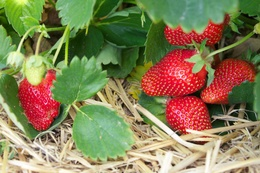
%> input picture strawberry.jpg, 260 x 173 px, shrunk from 1024 x 682 before the run
$ octave main.m   (GNU Octave 9; MATLAB toolbox functions it lacks are replaced by stand-ins)
%> lines starting %> are read from the running program, lines starting %| are printed output that depends on the picture; in (x1, y1, x2, y2) boxes, pixels count from 0 and x2, y2 are one past the last pixel; in counts of white or black regions, pixels touching at a corner belong together; the program's own positions count from 1
### my_kmeans.m
function [mu, class_im] = my_kmeans( Im, n_classes, init );
Im=rgb2lab(Im);
Im_A=Im(:,:,2);
Im_B=Im(:,:,3);
Im_A=Im_A(:);
Im_B=Im_B(:);

point_cordinates=[Im_A,Im_B];
%k_means clustering%
rand_init =randi(numel(Im_A),n_classes,init);
mu=point_cordinates(rand_init,:);
logDAold=zeros(length(Im_A)-1,n_classes);
logDBold=zeros(length(Im_B)-1,n_classes);
 n=1;
 tic;
while true

     x=mu(:,1)';
     Im_A(1,2:n_classes+1)=x;
     x=mu(:,2)';
     Im_B(1,2:n_classes+1)=x;

 for i=2:length(Im_A)
     distance=abs(Im_A(i,1)-Im_A(1,2:n_classes+1));
     [minD,inx]=min(distance);
     Im_A(i,inx+1)=minD;
     distance=abs(Im_B(i,1)-Im_B(1,2:n_classes+1));
     [minD,inx]=min(distance);
     Im_B(i,inx+1)=minD;
 end
 log_DA=Im_A(2:end,2:end)>0;
 log_DB=Im_B(2:end,2:end)>0;
 %update mu
 for i=1:n_classes
    MA=Im_A(2:end,1).*log_DA(:,i);
    mu(i,1)=sum(MA)/nnz(MA);
    MB=Im_B(2:end,1).*log_DB(:,i);
    mu(i,2)=sum(MB)/nnz(MB);
 end
  if isequal(log_DA, logDAold) && isequal(log_DB, logDBold)
        break;
   end
 Im_A(2:end,2:end)=0;
 Im_B(2:end,2:end)=0;
 logDAold= log_DA;
 logDBold =log_DB;
 n
 n=n+1;
end
round(mu);
class_im(:,:,1)=log_DA;
class_im(:,:,2)=log_DB;

### main.m
clear all
close all
Im = imread('strawberry.jpg');
%> Im is the input picture: size 173x260x3 uint8; mean R, G, B 134.7, 126.9, 86.1
Im=imresize(Im,0.5);
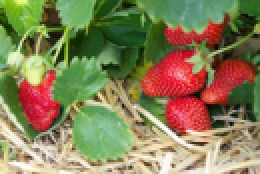
%> Im: size 87x130x3 uint8 (shown 2 times larger); mean R, G, B 134.7, 126.9, 86.1

Im=im2double(Im);
%> Im: size 87x130x3 double
[r,c]=size(Im(:,:,1));
%> r = 87; c = 130
n_classes=4;
init=1;
[mu, class_im] = my_kmeans( Im, n_classes, init );
%> in my_kmeans, `Im=rgb2lab(Im);`: Im: size 87x130x3 double; mean of channels 1, 2, 3 54, -3.5, 25.8
%> in my_kmeans, `Im_B=Im(:,:,3);`:
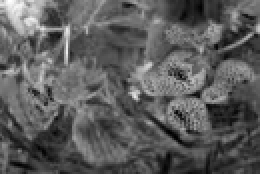
%> Im_B: size 87x130 double (shown 2 times larger); min -0.167, max 71.32, mean 25.8; drawn with min black and max white
%> in my_kmeans, `mu=point_cordinates(rand_init,:);`: mu = [-6.02 16.45; 0.231 6.27; -31.65 24.69; -20.55 30.79]
%> the loop in my_kmeans, `while true` made 39 passes
%> after the loop in my_kmeans, `while true`: mu = [0.749 23.17; 55.75 12.68; -30.96 33.65; -18.95 48.97]; n = 39

 T1=mu(:,1);
%> T1 = [0.749; 55.75; -30.96; -18.95]
 T2=mu(:,2);
%> T2 = [23.17; 12.68; 33.65; 48.97]
CA=class_im(:,:,1)*T1;
CB=class_im(:,:,2)*T2;
CA(end+1)=0;
CB(end+1)=0;
IAcls=reshape(CA,r,c);
IBcls=reshape(CB,r,c);
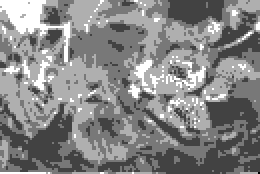
%> IBcls: size 87x130 double (shown 2 times larger); min 0, max 48.97, mean 25.8; drawn with min black and max white


hold on;
for i=1:n_classes
   cluster_image = IAcls==mu(i,1);
   figure();
   hold on;
  imshow(cluster_image);


end
%> this loop made 4 passes
%> pass 1, `cluster_image = IAcls==mu(i,1);`:
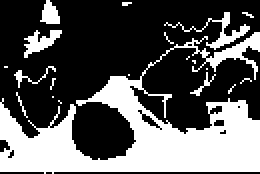
%> cluster_image: size 87x130 logical (shown 2 times larger); 35.5% white; 20 white regions (14 under 20 px), largest, box (x1, y1, x2, y2) and area: (0, 16, 130, 87) 3519, (82, 6, 125, 25) 148, (12, 15, 31, 29) 122, (20, 0, 30, 12) 80, (7, 33, 28, 44) 43, (95, 36, 108, 48) 31
lab=zeros(r,c,3);
%> lab: size 87x130x3 double; every value is 0
lab(:,:,2)=IAcls;
lab(:,:,3)=IBcls;
lab(:,:,1)=10;
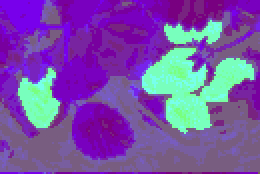
%> lab: size 87x130x3 double (shown 2 times larger); mean R, G, B 10, -3.5, 25.8; drawn with min black and max white

rgbIm_clusterd=lab2rgb(lab);
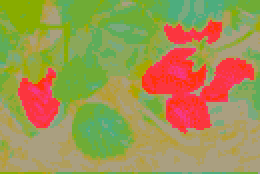
%> rgbIm_clusterd: size 87x130x3 double (shown 2 times larger); mean R, G, B 0.108, 0.0744, -0.103; drawn with min black and max white
imshow(rgbIm_clusterd);
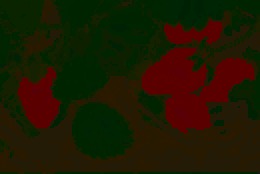
%> displayed picture: size 87x130x3, on the screen's scale of 0 to 255 (shown 2 times larger); mean R, G, B 30.9, 26.4, 1.4
%> figure, not shown here; shown 3 times larger
